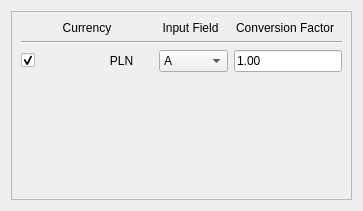
                <widget class="QWidget" name="curr_scroll_area_contents_4">
                 <property name="geometry">
                  <rect>
                   <x>0</x>
                   <y>0</y>
                   <width>363</width>
                   <height>211</height>
                  </rect>
                 </property>
                 <layout class="QGridLayout" name="gridLayout_36">
                  <item row="0" column="0">
                   <widget class="QFrame" name="curr_frame_4">
                    <property name="sizePolicy">
                     <sizepolicy hsizetype="Expanding" vsizetype="Expanding">
                      <horstretch>0</horstretch>
                      <verstretch>0</verstretch>
                     </sizepolicy>
                    </property>
                    <property name="autoFillBackground">
                     <bool>false</bool>
                    </property>
                    <property name="frameShape">
                     <enum>QFrame::Shape::StyledPanel</enum>
                    </property>
                    <property name="frameShadow">
                     <enum>QFrame::Shadow::Raised</enum>
                    </property>
                    <layout class="QGridLayout" name="gridLayout_37">
                     <item row="1" column="0" colspan="5">
                      <widget class="Line" name="curr_split_line_4">
                       <property name="sizePolicy">
                        <sizepolicy hsizetype="Expanding" vsizetype="Fixed">
                         <horstretch>0</horstretch>
                         <verstretch>0</verstretch>
                        </sizepolicy>
                       </property>
                       <property name="orientation">
                        <enum>Qt::Orientation::Horizontal</enum>
                       </property>
                      </widget>
                     </item>
                     <item row="2" column="2" colspan="2">
                      <widget class="QComboBox" name="curr_field_combo_4">
                       <property name="sizePolicy">
                        <sizepolicy hsizetype="Expanding" vsizetype="Preferred">
                         <horstretch>0</horstretch>
                         <verstretch>0</verstretch>
                        </sizepolicy>
                       </property>
                       <property name="maximumSize">
                        <size>
                         <width>200</width>
                         <height>16777215</height>
                        </size>
                       </property>
                       <property name="sizeAdjustPolicy">
                        <enum>QComboBox::SizeAdjustPolicy::AdjustToContentsOnFirstShow</enum>
                       </property>
                       <property name="frame">
                        <bool>true</bool>
                       </property>
                       <property name="labelDrawingMode">
                        <enum>QComboBox::LabelDrawingMode::UseStyle</enum>
                       </property>
                       <item>
                        <property name="text">
                         <string>A</string>
                        </property>
                       </item>
                       <item>
                        <property name="text">
                         <string>B</string>
                        </property>
                       </item>
                      </widget>
                     </item>
                     <item row="0" column="3" colspan="2">
                      <widget class="QLabel" name="header_cf_label_4">
                       <property name="sizePolicy">
                        <sizepolicy hsizetype="Expanding" vsizetype="Fixed">
                         <horstretch>0</horstretch>
                         <verstretch>0</verstretch>
                        </sizepolicy>
                       </property>
                       <property name="text">
                        <string>Conversion Factor</string>
                       </property>
                       <property name="alignment">
                        <set>Qt::AlignmentFlag::AlignCenter</set>
                       </property>
                      </widget>
                     </item>
                     <item row="2" column="1">
                      <widget class="QLabel" name="curr_label_4">
                       <property name="sizePolicy">
                        <sizepolicy hsizetype="Expanding" vsizetype="Fixed">
                         <horstretch>0</horstretch>
                         <verstretch>0</verstretch>
                        </sizepolicy>
                       </property>
                       <property name="minimumSize">
                        <size>
                         <width>0</width>
                         <height>0</height>
                        </size>
                       </property>
                       <property name="text">
                        <string>PLN</string>
                       </property>
                       <property name="alignment">
                        <set>Qt::AlignmentFlag::AlignCenter</set>
                       </property>
                      </widget>
                     </item>
                     <item row="2" column="4">
                      <widget class="QLineEdit" name="c_factor_ledit_3">
                       <property name="text">
                        <string>1.00</string>
                       </property>
                      </widget>
                     </item>
                     <item row="2" column="0">
                      <widget class="QCheckBox" name="include_currency_2">
                       <property name="sizePolicy">
                        <sizepolicy hsizetype="Expanding" vsizetype="Fixed">
                         <horstretch>0</horstretch>
                         <verstretch>0</verstretch>
                        </sizepolicy>
                       </property>
                       <property name="text">
                        <string/>
                       </property>
                       <property name="checked">
                        <bool>true</bool>
                       </property>
                      </widget>
                     </item>
                     <item row="0" column="0" colspan="2">
                      <widget class="QLabel" name="header_curr_label_4">
                       <property name="sizePolicy">
                        <sizepolicy hsizetype="Expanding" vsizetype="Fixed">
                         <horstretch>0</horstretch>
                         <verstretch>0</verstretch>
                        </sizepolicy>
                       </property>
                       <property name="text">
                        <string>Currency</string>
                       </property>
                       <property name="alignment">
                        <set>Qt::AlignmentFlag::AlignCenter</set>
                       </property>
                      </widget>
                     </item>
                     <item row="3" column="2">
                      <spacer name="verticalSpacer_8">
                       <property name="orientation">
                        <enum>Qt::Orientation::Vertical</enum>
                       </property>
                       <property name="sizeHint" stdset="0">
                        <size>
                         <width>20</width>
                         <height>40</height>
                        </size>
                       </property>
                      </spacer>
                     </item>
                     <item row="0" column="2">
                      <widget class="QLabel" name="header_input_label_4">
                       <property name="sizePolicy">
                        <sizepolicy hsizetype="Expanding" vsizetype="Fixed">
                         <horstretch>0</horstretch>
                         <verstretch>0</verstretch>
                        </sizepolicy>
                       </property>
                       <property name="text">
                        <string>Input Field</string>
                       </property>
                       <property name="alignment">
                        <set>Qt::AlignmentFlag::AlignCenter</set>
                       </property>
                      </widget>
                     </item>
                    </layout>
                   </widget>
                  </item>
                 </layout>
                </widget>
